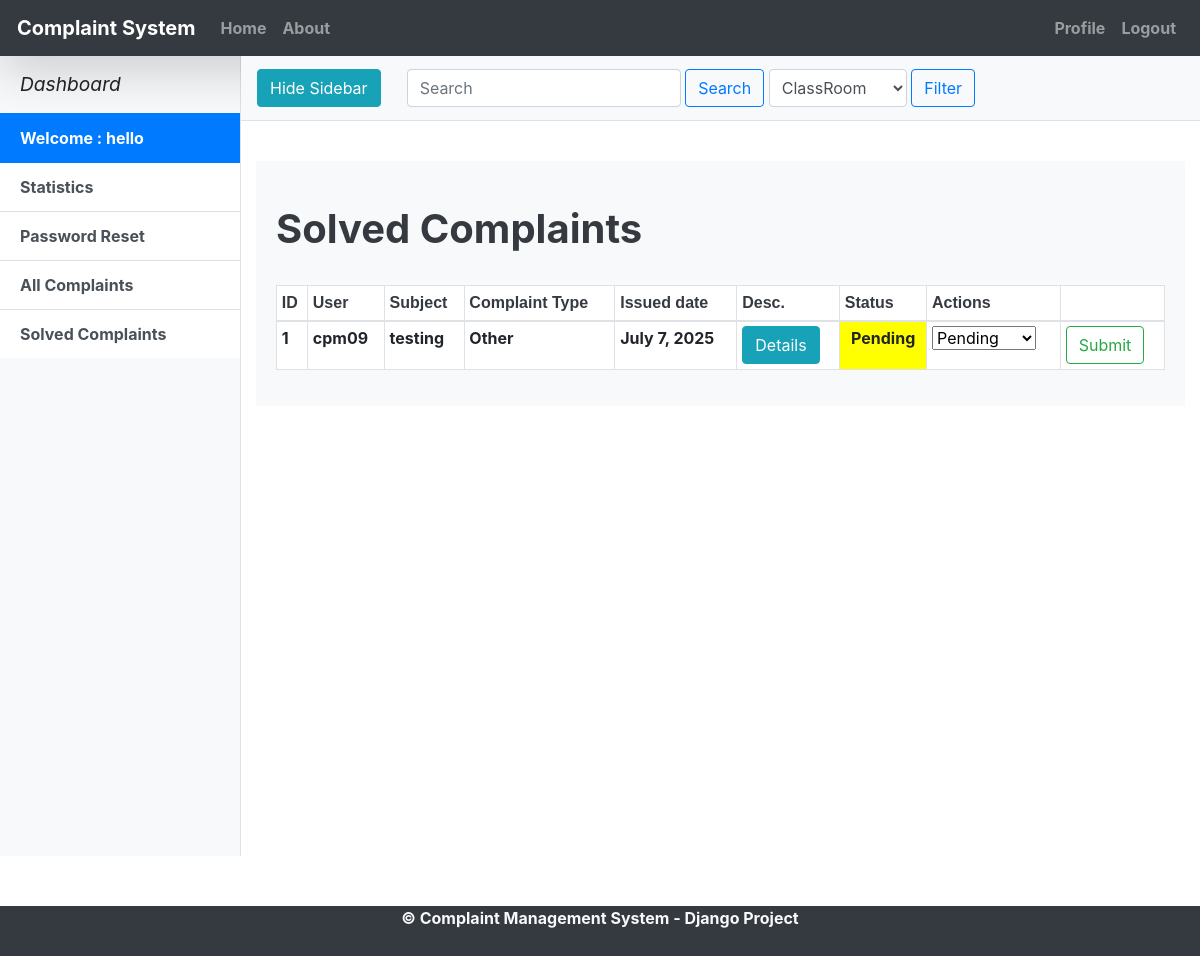
The app's page /solved/ (signed in) with its own data.
### AppCMS/models.py (models this page shows, shortened)
class Complaint(models.Model):
    STATUS =((1,'Solved'),(2, 'InProgress'),(3,'Pending'))
    TYPE=(('ClassRoom',"ClassRoom"),('Teacher',"Teacher"),('Management',"Management"),('College',"College"),('Other',"Other"))
    Subject=models.CharField(max_length=200,blank=False,null=True)
    user=models.ForeignKey(User, on_delete=models.CASCADE,default=None)
    Type_of_complaint=models.CharField(choices=TYPE,null=True,max_length=200)
    Description=models.TextField(max_length=4000,blank=False,null=True)
    Time = models.DateField(auto_now=True)
    status=models.IntegerField(choices=STATUS,default=3)
    def __init__(self, *args, **kwargs):
        super(Complaint, self).__init__(*args, **kwargs)
        self.__status = self.status

### AppCMS/views.py (the view)
# urls.py: path('solved/', views.solved, name='solved'),
@login_required
def solved(request):
        cid=request.POST.get('cid2')
        c=Complaint.objects.all().exclude(Q(status='3') | Q(status='2'))
        comp=request.GET.get("search")
        drop=request.GET.get("drop")
        if drop:
                c=c.filter(Q(Type_of_complaint__icontains=drop))
        if comp:
                c=c.filter(Q(Type_of_complaint__icontains=comp)|Q(Description__icontains=comp)|Q(Subject__icontains=comp))
        if request.method=='POST':
                cid=request.POST.get('cid2')
                print(cid)
                project = Complaint.objects.get(id=cid)
                forms=statusupdate(request.POST,instance=project)
                if forms.is_valid():
                        obj=forms.save(commit=False)
                        obj.save()
                        messages.add_message(request,messages.SUCCESS, f'The complaint has been updated!')
                        return HttpResponseRedirect(reverse('solved'))
                else:
                        return render(request,'solved.html')
        else:
                forms=statusupdate()
        args={'c':c,'forms':forms,'comp':comp}
        return render(request,'solved.html',args)

### AppCMS/forms.py
class statusupdate(forms.ModelForm):
    class Meta:
        model=Complaint
        fields=('status',)
        help_texts = {
            'status': None,
        }

### AppCMS/templates/solved.html (shortened to what this page needs)
{% extends "index.html" %}
{% load crispy_forms_tags %}
{% load static %}
{% block content %}
<head>
  <link href= "{% static "ComplaintMS/extra/bootstrap/css/bootstrap.min.css" %}" rel="stylesheet">
  <link href="{% static "ComplaintMS/css/simple-sidebar.css" %}" rel="stylesheet">
</head>
  <div class="d-flex" id="wrapper">
    <div class="bg-light border-right" id="sidebar-wrapper">
      <div class="sidebar-heading"><i>Dashboard</i> </div>
      <div class="list-group list-group-flush">
        {% if user.is_authenticated  %}
               <a href="" class="list-group-item list-group-item-action active"> Welcome : {{user.first_name}} </a>
              <a href='/counter/' class="list-group-item list-group-item-action">Statistics</a>
              <a href='/change_password/' class="list-group-item list-group-item-action">Password Reset</a>
              <a href="/allcomplaints/" class="list-group-item list-group-item-action">All Complaints</a>
              <a href="/solved/" class="list-group-item list-group-item-action">Solved Complaints</a>
              {% endif %}
      </div>
    </div>
    <div id="page-content-wrapper">
      <nav class="navbar navbar-expand-lg navbar-light bg-light border-bottom">
        <button class="btn btn-info" id="menu-toggle">Hide Sidebar</button>
       <br>
       <br>
 <form class="form-inline px-2" method="GET" >
    <input class="form-control " type="search" placeholder="Search" aria-label="Search" name="search" >
    <button class="btn btn-outline-primary my-2 my-sm-0" type="submit">Search</button>
  <select class="form-control px-2" id="sel1" name="drop">
    <option>ClassRoom</option>
  </select>
    <button class="btn btn-outline-primary my-3 my-sm-1" type="submit">Filter</button>
    </form>
      </nav>
      <br>
      <div class="container-fluid">
      <div class="card-body bg-light">
        <h1 class="mt-4 text-dark"><b>Solved Complaints</h1>
        <br>
    <div class="table-responsive">
	<table id="dtBasicExample" class="table table-striped table-hover table-bordered table-sm" cellspacing="5" width="100%">
  <thead>
    <tr class="bg-white">
      <th class="th-sm text-dark">ID
      </th>
      <th class="th-sm  text-dark ">User
      </th>
	  <th class="th-sm  text-dark">Subject
      <th class="th-sm  text-dark">Complaint Type
      </th>
      <th class="th-sm-12  text-dark">Issued date
      </th>
      <th class="th-sm  text-dark">Desc.
      </th>
      <th class="th-sm  text-dark">Status
      </th>
       </th>
      <th class="th-sm  text-dark">
      Actions
      </th>
      <th class="th-sm  text-dark">
      </th>
    </tr>
  </thead>
{% for data in c %}
  <tbody>
    <tr>
      <td class="counterCell bg-white"> </td>
      <td class="bg-white">cpm0{{ data.user.id }}</td>
	    <td class="bg-white">{{data.Subject}}</td>
      <td class="bg-white">{{ data.get_Type_of_complaint_display }}</td>
      <td class="bg-white">{{ data.Time }}</td>
      <td class="bg-white">
      <form method="POST" action='/pdf_g/'>
      <button type='submit' class="btn btn-info" name="pdf">Details</button>
      </form>
      </td>
      <td class="
  {% if data.status == 1 %}
    status-pending
  {% elif data.status == 2 %}
    status-processing
  {% elif data.status == 3 %}
    status-completed
  {% endif %}
">
                  {% if data.status == 1 %}
                  Pending
                  {% elif data.status == 2 %}
                  Processing
                  {% elif data.status == 3 %}
                  Completed
                  {% endif %}
                </td>
      <form method="POST">
      <td class="bg-white" class="">{{ forms|crispy }}</td>
      <td class="bg-white">
      <button type='submit' class="btn btn-outline-success">Submit</button>
      </form>
    </tr>
  </tbody>
  {% endfor %}
</table>
</div>
      </div>
    </div>
   </div>
  </div>
{% endblock content %}

### AppCMS/static/ComplaintMS/css/simple-sidebar.css (style rules this page uses)
#sidebar-wrapper { min-height: 100vh; margin-left: -15rem; -webkit-transition: margin .25s ease-out; -moz-transition: margin .25s ease-out; -o-transition: margin .25s ease-out; transition: margin .25s ease-out; }
#sidebar-wrapper .sidebar-heading { padding: 0.875rem 1.25rem; font-size: 1.2rem; }
#sidebar-wrapper .list-group { width: 15rem; }
#page-content-wrapper { min-width: 100vw; }
@media (min-width: 768px) { #sidebar-wrapper { margin-left: 0; } }
@media (min-width: 768px) { #page-content-wrapper { min-width: 0; width: 100%; } }

### AppCMS/templates/index.html (style rules this page uses)
html { width: 100%; height: 100%; margin: 0; padding: 0; overflow-x: hidden; }
a { color:black; font-weight:bold; color: #000; padding: 1px; }

### AppCMS/templates/solved.html (style rules this page uses)
td.status-pending { background-color: yellow; font-weight: bold; text-align: center; }
table { counter-reset: tableCount; }
.counterCell:before { content: counter(tableCount); counter-increment: tableCount; }
th { font-size:16px; font-family:Arial; }

### records on screen
Complaint: user.id "9", Subject "testing", Type_of_complaint "Other", Time "July 7, 2025", status "Pending"

### other values on screen
{{ user.first_name }} "hello"
